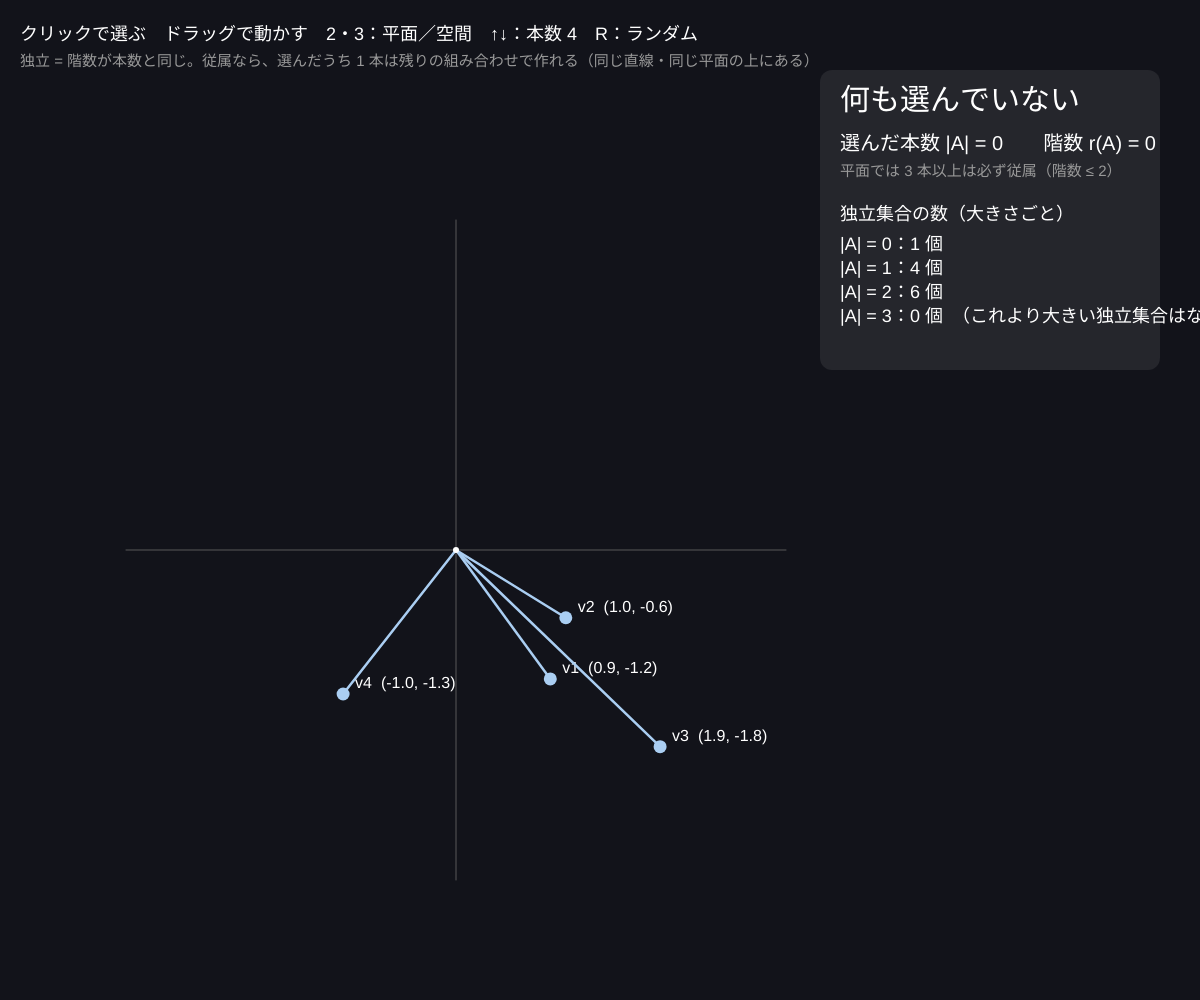
Frame 1 (no input)
Frame 60 (no input): identical to frame 1, image omitted
Frame 120 (the mouse pressed at the canvas centre since frame 60): identical to frame 1, image omitted

The p5.js sketch that drew this single still picture (run headless with seeded random() and noise() and a simulated clock; from frame 60 on, the mouse is pressed at the canvas centre):

// p5.js sketch
// ── sketch.js
// ============================================
// 00 ベクトルの線形独立
// 平面（2D）や空間（3D）に並んだベクトルから「いくつか選ぶ」と、その集まりは独立か従属か
//   独立 = どれも他の組み合わせで作れない = 階数（rank）が本数と同じ。従属 = 階数が本数より小さい
//   「独立な部分集合の集まり」がマトロイドの出発点。右の表は大きさごとの独立集合の数
// 先端をクリック = 選ぶ・外す / 先端をドラッグ = 動かす / 2・3 = 平面・空間 / ←→ = 空間を回す / ↑↓ = 本数 / R = ランダム
// ============================================

let dim = 2;                         // ★ 2 = 平面、3 = 空間
let nVec = 4;                        // ★ ベクトルの本数（3〜6）
let vecs = [];                       // {x, y, z, on}
let theta = 0.6;                     // 空間を見る向き
let unit = 110;                      // ★ 1 の長さ（px）
let dragI = -1, dragMoved = false;
let family = [];                     // 大きさごとの独立集合の数

function setup() {
  createCanvas(windowWidth, windowHeight);
  colorMode(HSB, 360, 100, 100, 100);
  textFont('sans-serif');
  randomVectors();
}

function randomVectors() {
  vecs = [];
  for (let i = 0; i < nVec; i++) {
    let v = { x: random(-2, 2), y: random(-2, 2), z: dim === 3 ? random(-2, 2) : 0, on: false };
    vecs.push(v);
  }
  // 最初から 1 組だけ従属にしておく（3 本目 = 1 本目 + 2 本目）
  if (nVec >= 3) { vecs[2].x = vecs[0].x + vecs[1].x; vecs[2].y = vecs[0].y + vecs[1].y; vecs[2].z = vecs[0].z + vecs[1].z; }
  countFamily();
}

function origin() { return { x: width * 0.38, y: height * 0.55 }; }

// ★ 空間の点 → 画面（縦軸まわりに theta 回し、奥行きは少し下にずらす斜投影）
function toScreen(v) {
  let o = origin();
  if (dim === 2) return { x: o.x + v.x * unit, y: o.y - v.y * unit };
  let c = Math.cos(theta), s = Math.sin(theta);
  let xr = v.x * c + v.z * s, zr = -v.x * s + v.z * c;
  return { x: o.x + xr * unit, y: o.y - v.y * unit + zr * 0.38 * unit };
}
function asRow(v) { return dim === 2 ? [v.x, v.y] : [v.x, v.y, v.z]; }

function chosenRows() { return vecs.filter((v) => v.on).map(asRow); }

// 全部の部分集合を調べて、大きさごとに独立なものを数える
function countFamily() {
  family = new Array(nVec + 1).fill(0);
  for (let m = 1; m < (1 << nVec); m++) {
    let rows = [];
    for (let i = 0; i < nVec; i++) if (m & (1 << i)) rows.push(asRow(vecs[i]));
    if (rankReal(rows) === rows.length) family[rows.length]++;
  }
  family[0] = 1;   // 空集合はいつも独立
}

function draw() {
  background(230, 30, 10);
  let o = origin();
  // 軸
  stroke(0, 0, 35); strokeWeight(1);
  let ax = [{ x: 3, y: 0, z: 0 }, { x: 0, y: 3, z: 0 }, { x: 0, y: 0, z: 3 }];
  for (let k = 0; k < dim; k++) {
    let a = toScreen(ax[k]), b = toScreen({ x: -ax[k].x, y: -ax[k].y, z: -ax[k].z });
    line(a.x, a.y, b.x, b.y);
  }
  if (dim === 3) { // 床のグリッド
    stroke(0, 0, 22);
    for (let i = -2; i <= 2; i++) {
      let a = toScreen({ x: i, y: -2, z: -2 }), b = toScreen({ x: i, y: -2, z: 2 }); line(a.x, a.y, b.x, b.y);
      a = toScreen({ x: -2, y: -2, z: i }); b = toScreen({ x: 2, y: -2, z: i }); line(a.x, a.y, b.x, b.y);
    }
  }

  let rows = chosenRows();
  let r = rankReal(rows), k = rows.length;
  let indep = r === k;
  let hueSel = indep ? 130 : 5;

  // 選んだベクトルの張る空間（直線 or 平面）をうっすら描く
  if (k >= 1 && r === 1) {
    let v = vecs.find((q) => q.on);
    let a = toScreen({ x: v.x * 4, y: v.y * 4, z: v.z * 4 }), b = toScreen({ x: -v.x * 4, y: -v.y * 4, z: -v.z * 4 });
    stroke(hueSel, 60, 70, 50); strokeWeight(2); line(a.x, a.y, b.x, b.y);
  } else if (dim === 3 && k >= 2 && r === 2) {
    let on = vecs.filter((q) => q.on);
    let p = on[0], q = on.find((w) => rankReal([asRow(p), asRow(w)]) === 2) || on[1];
    noStroke(); fill(hueSel, 60, 70, 18);
    beginShape();
    for (let [s, t] of [[2, 2], [2, -2], [-2, -2], [-2, 2]]) { let w = toScreen({ x: p.x * s + q.x * t, y: p.y * s + q.y * t, z: p.z * s + q.z * t }); vertex(w.x, w.y); }
    endShape(CLOSE);
  }

  // ベクトル
  for (let i = 0; i < vecs.length; i++) {
    let v = vecs[i], p = toScreen(v);
    let h = v.on ? hueSel : 210;
    stroke(h, v.on ? 80 : 30, 95); strokeWeight(v.on ? 5 : 2.5);
    line(o.x, o.y, p.x, p.y);
    noStroke(); fill(h, v.on ? 80 : 30, 95); circle(p.x, p.y, v.on ? 18 : 13);
    fill(0, 0, 100); textSize(16); textAlign(LEFT, CENTER);
    text('v' + (i + 1) + '  (' + asRow(v).map((c) => nf(c, 1, 1)).join(', ') + ')', p.x + 12, p.y - 10);
  }
  noStroke(); fill(0, 0, 100); circle(o.x, o.y, 6);

  // 判定
  textAlign(LEFT, BASELINE);
  fill(0, 0, 100); textSize(18);
  text('クリックで選ぶ　ドラッグで動かす　2・3：平面／空間　' + (dim === 3 ? '←→：回す　' : '') + '↑↓：本数 ' + nVec + '　R：ランダム', 20, 40);
  fill(0, 0, 60); textSize(15);
  text('独立 = 階数が本数と同じ。従属なら、選んだうち 1 本は残りの組み合わせで作れる（同じ直線・同じ平面の上にある）', 20, 66);

  let px = width - 360, py = 110;
  fill(0, 0, 100, 8); rect(px - 20, py - 40, 340, 300, 12);
  fill(k === 0 ? 50 : hueSel, k === 0 ? 0 : 80, 100); textSize(30);
  text(k === 0 ? '何も選んでいない' : indep ? '独立 ✓' : '従属 ✗', px, py);
  fill(0, 0, 100); textSize(20);
  text('選んだ本数 |A| = ' + k + '　　階数 r(A) = ' + r, px, py + 40);
  fill(0, 0, 60); textSize(15);
  text(dim === 2 ? '平面では 3 本以上は必ず従属（階数 ≤ 2）' : '空間では 4 本以上は必ず従属（階数 ≤ 3）', px, py + 66);
  fill(0, 0, 100); textSize(18); text('独立集合の数（大きさごと）', px, py + 110);
  for (let s = 0; s <= nVec; s++) {
    fill(s === k && k > 0 ? hueSel : 0, s === k && k > 0 ? 70 : 0, 100);
    text('|A| = ' + s + '：' + family[s] + ' 個' + (family[s] === 0 ? '　（これより大きい独立集合はない）' : ''), px, py + 140 + s * 24);
    if (family[s] === 0) break;
  }
}

function nearestTip(mx, my) {
  let best = -1, bd = 22;
  for (let i = 0; i < vecs.length; i++) { let p = toScreen(vecs[i]); let d = dist(mx, my, p.x, p.y); if (d < bd) { bd = d; best = i; } }
  return best;
}
function mousePressed() { dragI = nearestTip(mouseX, mouseY); dragMoved = false; }
function mouseDragged() {
  if (dragI < 0) return;
  dragMoved = true;
  let v = vecs[dragI];
  let dx = movedX / unit, dy = -movedY / unit;
  if (dim === 2) { v.x += dx; v.y += dy; }
  else { let c = Math.cos(theta), s = Math.sin(theta); v.x += dx * c; v.z += dx * s; v.y += dy; }
  v.x = constrain(v.x, -3, 3); v.y = constrain(v.y, -3, 3); v.z = constrain(v.z, -3, 3);
  countFamily();
}
function mouseReleased() {
  if (dragI >= 0 && !dragMoved) vecs[dragI].on = !vecs[dragI].on;
  dragI = -1;
}
function keyPressed() {
  if (key === '2') { dim = 2; for (let v of vecs) v.z = 0; countFamily(); }
  if (key === '3') { dim = 3; for (let v of vecs) if (v.z === 0) v.z = random(-1.5, 1.5); countFamily(); }
  if (key === LEFT_ARROW) theta -= 0.15;
  if (key === RIGHT_ARROW) theta += 0.15;
  if (key === UP_ARROW) { nVec = min(6, nVec + 1); randomVectors(); }
  if (key === DOWN_ARROW) { nVec = max(3, nVec - 1); randomVectors(); }
  if (key === 'r' || key === 'R') randomVectors();
}

// ---------- やってみよう ----------
// 1. 平面で 2 本だけ選んで、片方をドラッグしてもう片方と同じ直線に乗せる。赤になる瞬間の階数は？
// 2. 空間で 3 本選び、1 本をドラッグして他の 2 本が張る平面（うすい面）に乗せる。「従属」になる
// 3. 右の表で「|A| = 3 が 0 個」になるのはどんなとき？（平面ならいつも。空間なら？）
// 4. 大きさが最大の独立集合（基）はいくつある？ 全部数えると「基の個数」になる

// ==================================================
// ここから下は「マトロイドの道具」（階数の計算）
// ==================================================
// 実数のベクトルの階数（ガウスの消去法。小さい値は 0 とみなす）
function rankReal(rows) {
  let a = rows.map((r) => r.slice());
  let m = a.length, n = m ? a[0].length : 0, rank = 0;
  for (let c = 0; c < n && rank < m; c++) {
    let p = rank;
    for (let i = rank + 1; i < m; i++) if (Math.abs(a[i][c]) > Math.abs(a[p][c])) p = i;
    if (Math.abs(a[p][c]) < 1e-6) continue;
    [a[rank], a[p]] = [a[p], a[rank]];
    for (let i = 0; i < m; i++) {
      if (i === rank) continue;
      let f = a[i][c] / a[rank][c];
      for (let j = c; j < n; j++) a[i][j] -= f * a[rank][j];
    }
    rank++;
  }
  return rank;
}
